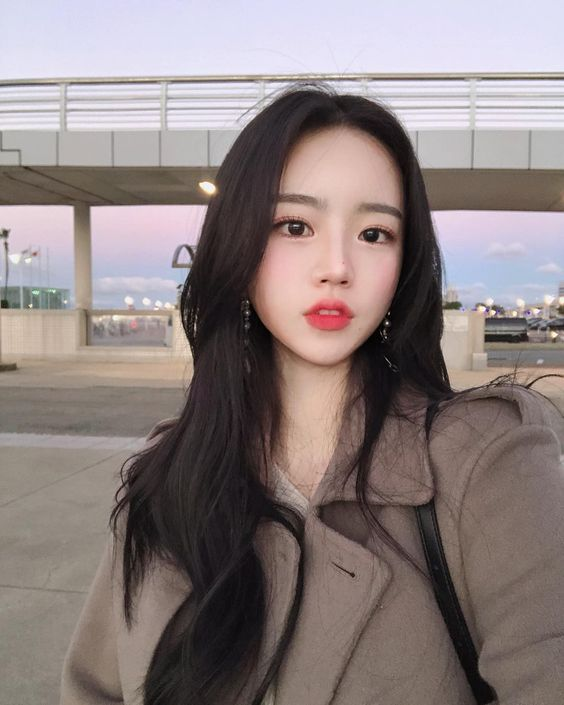
#> input picture 90_python/data-augment/images/img_1.jpg, 564 x 705 px; its folder holds only this picture in this run
$ python data_augment.py --input_dir images --output_dir out
#> lines starting #> are read from the running program, lines starting #| are printed output that depends on the picture
#> in augment_images, img is the input picture: PIL image 564x705 RGB; mean R, G, B 139.4, 127.4, 126.6
### 90_python/data-augment/image_augmentation.py
import random
import numpy as np

from PIL import ImageOps, ImageFilter
# ImageOps 模块支持很多图像的操作
# ImageFilter 包含很多对图像的滤波操作


def mirror(img):
    """
    对输入图片进行镜像变换

    参数 img 输入的图像数据

    return: 镜像后的数据
    """

    return ImageOps.mirror(img)
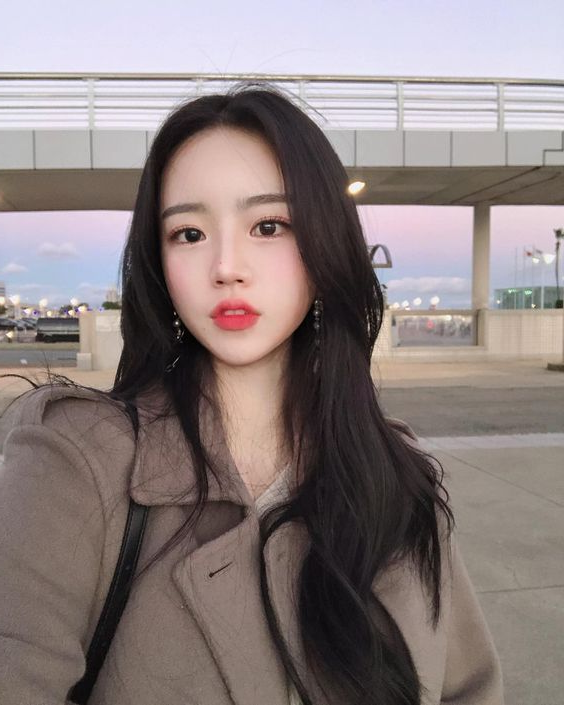
#> returned value: PIL image 564x705 RGB; mean R, G, B 139.4, 127.4, 126.6


def crop(img, per):
    """
    对输入的图片进行剪裁处理

    参数 img 输入的图像数据
    参数 per 剪裁的百分比

    return: 剪裁后图像
    """
#> called with per = 1

    # 获得输入图片的宽与高
    img_width, img_height = img.size
#> img_width = 564; img_height = 705
    # 要保留的宽度
    crop_width = img_width * per
#> crop_width = 564
    # 要保留的高度
    crop_height = img_height * per
#> crop_height = 705
    # crop(upper_left_x,upper_left_y,lower_right_x,lower_right_y))
    return img.crop(((img_width - crop_width) // 2,
                         (img_height - crop_height) // 2,
                         (img_width + crop_width) // 2,
                         (img_height + crop_height) // 2))


def rotate(img, r_from, r_end):
    """
    对输入的图片进行旋转处理，旋转范围是[r_from, r_end]

    参数 img 输入的图像数据
    参数 r_from 旋转角度的起始位置
    参数 r_end  旋转角度的终止位置

    return: 旋转后图像
    """
#> called with r_from = 30, r_end = 40

    degree = random.randint(r_from, r_end)

    return img.rotate(degree)
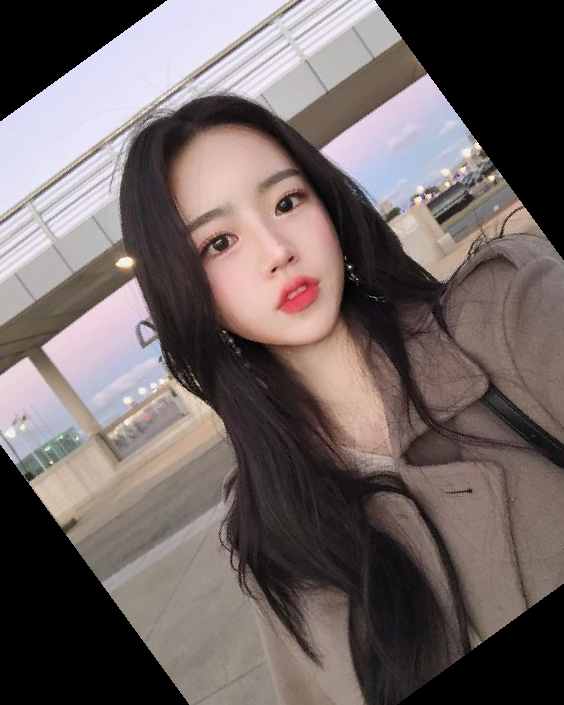
#> returned value: PIL image 564x705 RGB; mean R, G, B 111.1, 100.3, 99.1


def blur_filter(img):
    """
    对输入的图片进行模糊化处理

    参数 img 输入的图像数据
    参数 r_from 旋转角度的起始位置
    参数 r_end  旋转角度的终止位置

    return: 模糊化的图片
    """

    return img.filter(ImageFilter.BLUR)


def detail_filter(img):
    """
    对输入图片使用细节滤镜

    参数 img 输入的图像数据

    return: 细节增强的图片
    """

    return img.filter(ImageFilter.DETAIL)

def eage_enhace(img):
    """
    对输入的图片进行边缘强化处理

    参数 img 输入的图像数据

    return: 旋转后图像
    """

    return img.filter(ImageFilter.EDGE_ENHANCE)
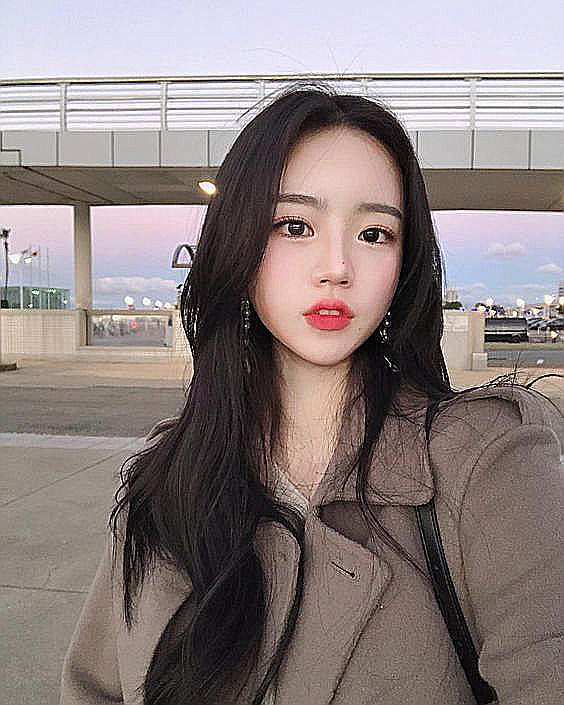
#> returned value: PIL image 564x705 RGB; mean R, G, B 139.6, 127.7, 126.9

def smooth(img):
    """
    对输入的图片光滑处理

    参数 img 输入的图像数据

    return: 旋转后图像
    """

    return img.filter(ImageFilter.SMOOTH)

### 90_python/data-augment/data_augment.py
import os
import random
# argparse 是python中用来处理命令行参数的包
import argparse
import image_augmentation as ia

from PIL import Image, ImageOps


def parse_args():
    """
    解析输入的参数
    """

    # description 参数可以描述脚本参数的作用，默认为空
    parser = argparse.ArgumentParser(
        description = 'A Simple Image Data Augmentation Tool',
        formatter_class = argparse.ArgumentDefaultsHelpFormatter)

    # 两个-代表参数名称，一个-代表参数的别名
    # 例如--percent, -p
    # help 参数说明
    # type 参数类型
    # required 是否为必须参数， 如果不输入则报错
    # default 默认值

    # 输入图片的位置
    parser.add_argument('--input_dir', required = True,
                        help = 'Directory containing images')
    # 增强后的图片位置
    parser.add_argument('--output_dir', required = True,
                        help = 'Directory for augmented images')
    # 输入数据集中，百分之多少的数据要被增强
    parser.add_argument('-p', '--percent',
                        help = 'Percent of images need to be augment',
                        type = float, default = 1.0)
    # 要剪切图片的百分比
    parser.add_argument('--p_crop',
                        help = 'Percent to crop an image',
                        type = float, default = 1.0)
    # 旋转图片的角度的起始角度
    parser.add_argument('--r_from',
                        help = 'Rotate from',
                        type = float, default = 30)
    # 旋转图片的角度的结束角度
    parser.add_argument('--r_end',
                        help = 'Rote end',
                        type = float, default = 40)

    # parse_args()执行之前，所有添加命令行参数都不会生效
    args = parser.parse_args()
    # args + '.' + 参数名字可以获得输入的参数
    # rstrip删除字符串末尾指定的字符
    args.input_dir = args.input_dir.rstrip(os.sep)
    args.output_dir = args.output_dir.rstrip(os.sep)

    return args


def generate_image_list(args):
    """
    获得需要增强的数据列表

    @param argparse args 输入的参数

    @return list 需要增强的列表
    """

    # Get file names and file numbers
    filenames = os.listdir(args.input_dir)
    random.shuffle(filenames)
    # 增强原数据集中百分之args.percent
    augment_num = int(len(filenames) * args.percent)
    print('The number of which need to be augment {}\n'.format(augment_num))
    filenames = filenames[: augment_num]

    return filenames


def save_img(file_name, im, args):
    """
    保存增强后的图片

    @param string   file_name 保存后的文件名
    @param PIL      im        图像数据
    @param argparse args      输入的参数
    """

    output_filepath = os.sep.join([
        args.output_dir,
        '{}'.format(file_name)])
    im.save(output_filepath)


def augment_images(filelist, args):
    """
    增强数据

    @param list     filelist 需要增强的数据列表
    @param argparse args     输入的参数
    """

    for filename in filelist:
        # 获得文件的全路径
        file_path = args.input_dir + os.sep + filename
        # 打开图片
        img = Image.open(file_path)

        # 从后向前找到.的位置
        dot_pos = filename.rfind('.')
        # 获得文件名
        imgname = filename[: dot_pos]
        # 获得后缀名
        ext = filename[dot_pos: ]

        print('Augmenting {} ...'.format(filename))

        # Prefix of image name
        varied_imgname = '{}_'.format(imgname)

        # Mirror an image
        img_varied = ia.mirror(img)
        save_img(varied_imgname + 'm' + ext , img_varied, args)

        # Crop an image
        img_varied = ia.crop(img, args.p_crop)
        save_img(varied_imgname + 'c' + ext , img_varied, args)

        # Rotate an image
        img_varied = ia.rotate(img, args.r_from, args.r_end)
        save_img(varied_imgname + 'r' + ext , img_varied, args)

        # Blur an image
        img_varied = ia.blur_filter(img)
        save_img(varied_imgname + 'b' + ext , img_varied, args)

        # Detial fileter
        img_varied = ia.detail_filter(img)
        save_img(varied_imgname + 'd' + ext , img_varied, args)

        # Eage enhance
        img_varied = ia.eage_enhace(img)
        save_img(varied_imgname + 'd' + ext , img_varied, args)

        # Smooth
        img_varied = ia.smooth(img)
        save_img(varied_imgname + 's' + ext , img_varied, args)


def main():
    """
    Main Function
    """

    # 解析参数
    args = parse_args()
    # 如果输出的路径不存在，则创建输出路径
    if not os.path.exists(args.output_dir):
        os.mkdir(args.output_dir)

    print('Starting image data augmentation for {}\n'.format(args.input_dir))

    file_list = generate_image_list(args)

    print('Data augmentation begin:')

    augment_images(file_list, args)

    print('\nDone!')


if __name__ == '__main__':
    main()
